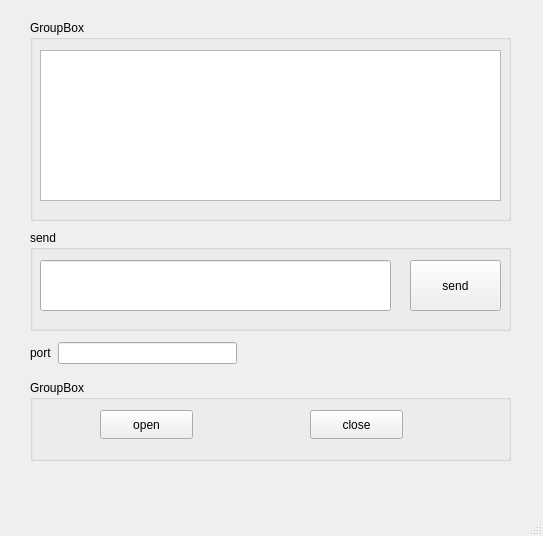
<?xml version="1.0" encoding="UTF-8"?>
<ui version="4.0">
 <class>MainWindow</class>
 <widget class="QMainWindow" name="MainWindow">
  <property name="geometry">
   <rect>
    <x>0</x>
    <y>0</y>
    <width>543</width>
    <height>536</height>
   </rect>
  </property>
  <property name="focusPolicy">
   <enum>Qt::NoFocus</enum>
  </property>
  <property name="contextMenuPolicy">
   <enum>Qt::NoContextMenu</enum>
  </property>
  <property name="windowTitle">
   <string>MainWindow</string>
  </property>
  <widget class="QWidget" name="centralwidget">
   <widget class="QGroupBox" name="groupBox">
    <property name="geometry">
     <rect>
      <x>30</x>
      <y>20</y>
      <width>481</width>
      <height>201</height>
     </rect>
    </property>
    <property name="title">
     <string>GroupBox</string>
    </property>
    <widget class="QPlainTextEdit" name="plainTextEdit">
     <property name="geometry">
      <rect>
       <x>10</x>
       <y>30</y>
       <width>461</width>
       <height>151</height>
      </rect>
     </property>
     <property name="focusPolicy">
      <enum>Qt::NoFocus</enum>
     </property>
     <property name="readOnly">
      <bool>true</bool>
     </property>
    </widget>
   </widget>
   <widget class="QGroupBox" name="groupBox_2">
    <property name="geometry">
     <rect>
      <x>30</x>
      <y>230</y>
      <width>481</width>
      <height>101</height>
     </rect>
    </property>
    <property name="title">
     <string>send</string>
    </property>
    <widget class="QLineEdit" name="sendEdit">
     <property name="geometry">
      <rect>
       <x>10</x>
       <y>30</y>
       <width>351</width>
       <height>51</height>
      </rect>
     </property>
    </widget>
    <widget class="QPushButton" name="pushButton_3">
     <property name="geometry">
      <rect>
       <x>380</x>
       <y>30</y>
       <width>91</width>
       <height>51</height>
      </rect>
     </property>
     <property name="text">
      <string>send</string>
     </property>
    </widget>
   </widget>
   <widget class="QGroupBox" name="groupBox_3">
    <property name="geometry">
     <rect>
      <x>30</x>
      <y>380</y>
      <width>481</width>
      <height>81</height>
     </rect>
    </property>
    <property name="title">
     <string>GroupBox</string>
    </property>
    <widget class="QPushButton" name="closeButton">
     <property name="geometry">
      <rect>
       <x>280</x>
       <y>30</y>
       <width>93</width>
       <height>29</height>
      </rect>
     </property>
     <property name="text">
      <string>close</string>
     </property>
    </widget>
    <widget class="QPushButton" name="pushButton">
     <property name="geometry">
      <rect>
       <x>70</x>
       <y>30</y>
       <width>93</width>
       <height>29</height>
      </rect>
     </property>
     <property name="text">
      <string>open</string>
     </property>
    </widget>
   </widget>
   <widget class="QWidget" name="">
    <property name="geometry">
     <rect>
      <x>30</x>
      <y>340</y>
      <width>207</width>
      <height>26</height>
     </rect>
    </property>
    <layout class="QHBoxLayout" name="horizontalLayout">
     <item>
      <widget class="QLabel" name="label">
       <property name="text">
        <string>port</string>
       </property>
      </widget>
     </item>
     <item>
      <widget class="QLineEdit" name="portEdit"/>
     </item>
    </layout>
   </widget>
  </widget>
  <widget class="QMenuBar" name="menubar">
   <property name="geometry">
    <rect>
     <x>0</x>
     <y>0</y>
     <width>543</width>
     <height>26</height>
    </rect>
   </property>
  </widget>
  <widget class="QStatusBar" name="statusbar"/>
 </widget>
 <resources/>
 <connections/>
</ui>
